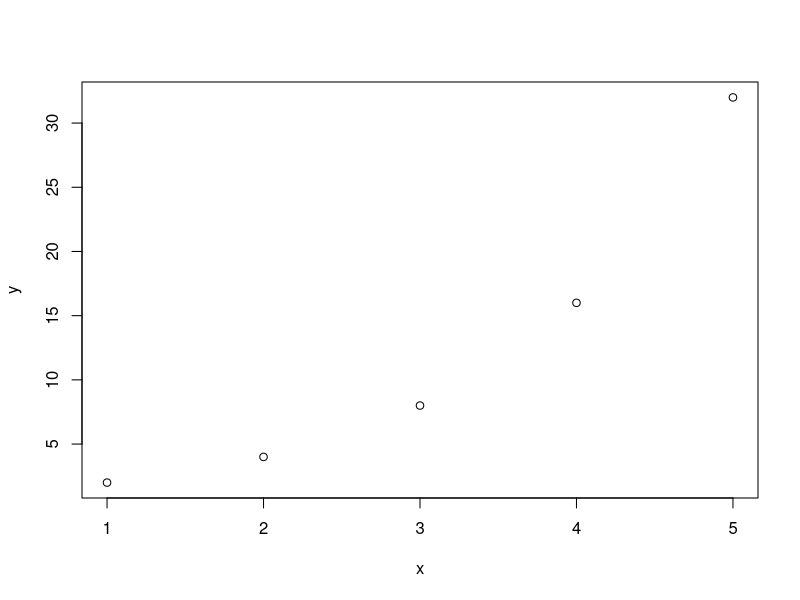
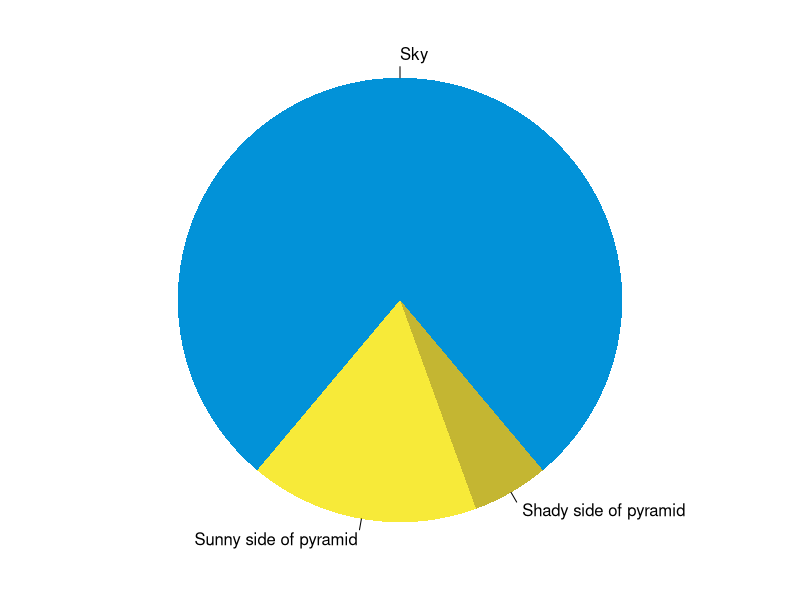

The R source for these figures, in order:
## ---- chunk 1
knitr::opts_chunk$set(collapse = TRUE)
## ---- chunk 2

# here's a simple plot. 
x <- c(1,2,3,4,5)
y <- c(2,4,8,16,32)
plot(x,y)

## ---- chunk 3
par(mar = c(0, 1, 0, 1))
pie(
  c(280, 60, 20),
  c('Sky', 'Sunny side of pyramid', 'Shady side of pyramid'),
  col = c('#0292D8', '#F7EA39', '#C4B632'),
  init.angle = -50, border = NA
)
